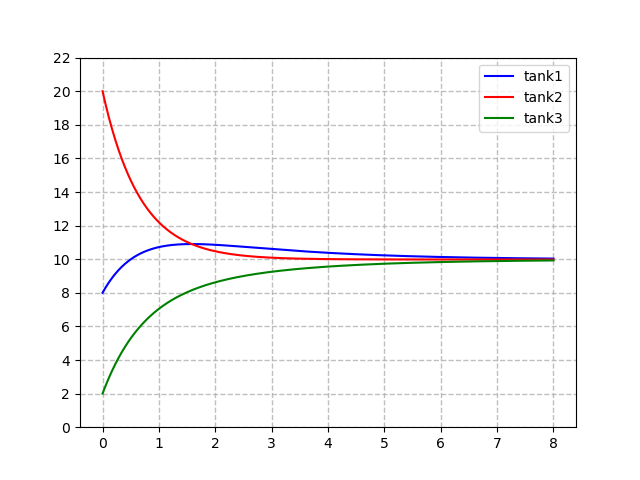

The script that saved this image:
import numpy as np
import matplotlib.pyplot as plt

#それぞれのテキストファイルからデータを読み込む
data = np.genfromtxt("rei2-11.txt")


#画像を出力するための領域を作成
fig = plt.figure()

#領域の中でプロットする場所を決める
ax = fig.add_subplot(1,1,1)

#領域の中でプロットする場所を決める
ax.plot(data[:,0],data[:,1],color='blue',label="tank1")
ax.plot(data[:,0],data[:,2],color='red',label="tank2")
ax.plot(data[:,0],data[:,3],color='green',label="tank3")

# x,y軸に補助目盛線を設定
ax.grid(which = "major", axis = "both", alpha = 0.8,linestyle = "--", linewidth = 1)

# x,y軸の目盛設定
ax.set_xticks(np.arange(0,9,1))
ax.set_yticks(np.arange(0,24,2))

#凡例を追加
ax.legend()

#プロットしたグラフを画像形式に保存する
plt.savefig("rei2-11.png")

#プロットしたグラフを出力する
plt.show()